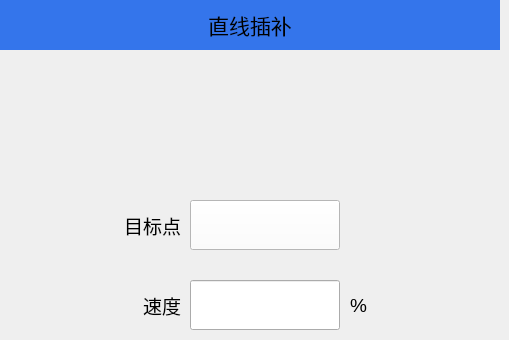
   <widget class="QWidget" name="page_22">
    <widget class="QLabel" name="label_35">
     <property name="geometry">
      <rect>
       <x>0</x>
       <y>0</y>
       <width>500</width>
       <height>50</height>
      </rect>
     </property>
     <property name="minimumSize">
      <size>
       <width>500</width>
       <height>50</height>
      </size>
     </property>
     <property name="maximumSize">
      <size>
       <width>500</width>
       <height>50</height>
      </size>
     </property>
     <property name="font">
      <font>
       <pointsize>16</pointsize>
      </font>
     </property>
     <property name="styleSheet">
      <string notr="true">QLabel{background-color:#3475EB;}</string>
     </property>
     <property name="text">
      <string>直线插补</string>
     </property>
     <property name="alignment">
      <set>Qt::AlignCenter</set>
     </property>
    </widget>
    <widget class="QLabel" name="label_270">
     <property name="geometry">
      <rect>
       <x>110</x>
       <y>280</y>
       <width>71</width>
       <height>51</height>
      </rect>
     </property>
     <property name="font">
      <font>
       <pointsize>14</pointsize>
      </font>
     </property>
     <property name="text">
      <string>速度</string>
     </property>
     <property name="alignment">
      <set>Qt::AlignRight|Qt::AlignTrailing|Qt::AlignVCenter</set>
     </property>
    </widget>
    <widget class="QLabel" name="label_271">
     <property name="geometry">
      <rect>
       <x>80</x>
       <y>200</y>
       <width>101</width>
       <height>51</height>
      </rect>
     </property>
     <property name="font">
      <font>
       <pointsize>14</pointsize>
      </font>
     </property>
     <property name="text">
      <string>目标点</string>
     </property>
     <property name="alignment">
      <set>Qt::AlignRight|Qt::AlignTrailing|Qt::AlignVCenter</set>
     </property>
    </widget>
    <widget class="QLineEdit" name="Edit_lineInterpolationSpeed">
     <property name="geometry">
      <rect>
       <x>190</x>
       <y>280</y>
       <width>150</width>
       <height>50</height>
      </rect>
     </property>
     <property name="minimumSize">
      <size>
       <width>150</width>
       <height>50</height>
      </size>
     </property>
     <property name="maximumSize">
      <size>
       <width>150</width>
       <height>50</height>
      </size>
     </property>
     <property name="font">
      <font>
       <pointsize>14</pointsize>
      </font>
     </property>
    </widget>
    <widget class="QLabel" name="label_272">
     <property name="geometry">
      <rect>
       <x>350</x>
       <y>280</y>
       <width>51</width>
       <height>51</height>
      </rect>
     </property>
     <property name="font">
      <font>
       <pointsize>14</pointsize>
      </font>
     </property>
     <property name="text">
      <string>%</string>
     </property>
    </widget>
    <widget class="QPushButton" name="Btn_lineInterpolationPoint">
     <property name="geometry">
      <rect>
       <x>190</x>
       <y>200</y>
       <width>150</width>
       <height>50</height>
      </rect>
     </property>
     <property name="minimumSize">
      <size>
       <width>150</width>
       <height>50</height>
      </size>
     </property>
     <property name="maximumSize">
      <size>
       <width>150</width>
       <height>50</height>
      </size>
     </property>
     <property name="font">
      <font>
       <pointsize>14</pointsize>
      </font>
     </property>
     <property name="styleSheet">
      <string notr="true">background-color:white;</string>
     </property>
     <property name="text">
      <string/>
     </property>
    </widget>
   </widget>
